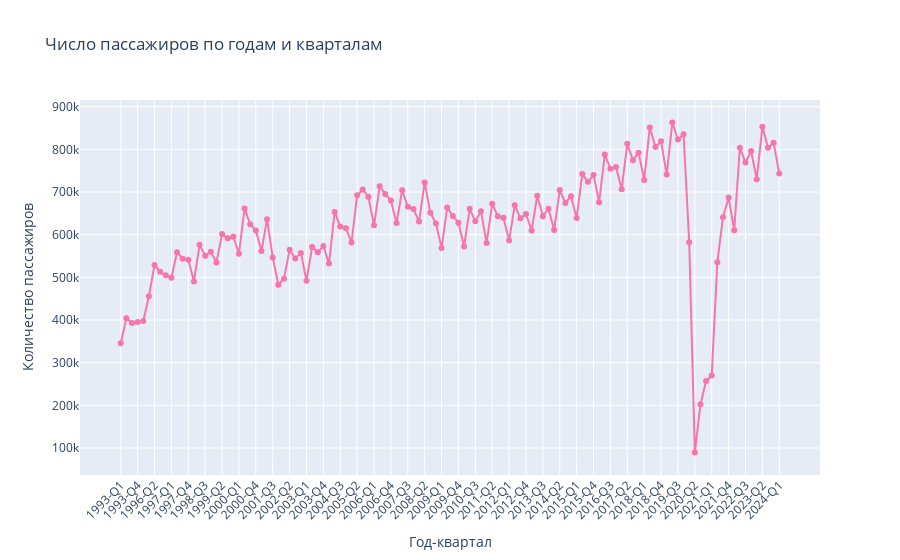

Notebook cell for this chart:
### Markdown cell above
## Тренды пассажиропотока с течением времени 
Строим график изменения числа пассажиров по годам и кварталам (он интерактивный, можно приближать отдельные промежутки времени). 

Из графика можно сделать вывод о том, что общее число пассажиров, пользующихся услугами авиаперевозок, в среднем растет с течением времени. 
Также можно заметить резкое снижение числа пассажиров начиная с первого квартала 2020 года, что может быть связано с эпидемией короновируса.

### Code cell
data_passengers = data.groupby(['Year', 'quarter'])['passengers'].sum().reset_index()
data_passengers['Year + quarter'] = data_passengers['Year'].astype(str) + '-Q' + data_passengers['quarter'].astype(str)
layout = go.Layout(paper_bgcolor=colors[-1])
fig = px.line(data_passengers, 
              x='Year + quarter', 
              y='passengers', 
              markers=True,
              title='Число пассажиров по годам и кварталам',
              labels={'passengers': 'Количество пассажиров', 'Year + quarter': 'Год-квартал'}, color_discrete_sequence=colors[1:]
              )
fig.update_layout(xaxis_tickangle=-45)
f = go.Figure(fig, layout=layout)

f.show()

### Figure 1 — Plotly figure (JSON) as saved in the notebook; plotly's stock layout.template omitted (floating-point values rounded to 4 significant figures)
{"data": [{"hovertemplate": "Год-квартал=%{x}<br>Количество пассажиров=%{y}<extra></extra>", "legendgroup": "", "line": {"color": "#F775A9", "dash": "solid"}, "marker": {"symbol": "circle"}, "mode": "lines+markers", "name": "", "orientation": "v", "showlegend": false, "type": "scatter", "x": ["1993-Q1", "1993-Q2", "1993-Q3", "1993-Q4", "1994-Q1", "1996-Q1", "1996-Q2", "1996-Q3", "1996-Q4", "1997-Q1", "1997-Q2", "1997-Q3", "1997-Q4", "1998-Q1", "1998-Q2", "1998-Q3", "1998-Q4", "1999-Q1", "1999-Q2", "1999-Q3", "1999-Q4", "2000-Q1", "2000-Q2", "2000-Q3", "2000-Q4", "2001-Q1", "2001-Q2", "2001-Q3", "2001-Q4", "2002-Q1", "2002-Q2", "2002-Q3", "2002-Q4", "2003-Q1", "2003-Q2", "2003-Q3", "2003-Q4", "2004-Q1", "2004-Q2", "2004-Q3", "2004-Q4", "2005-Q1", "2005-Q2", "2005-Q3", "2005-Q4", "2006-Q1", "2006-Q2", "2006-Q3", "2006-Q4", "2007-Q1", "2007-Q2", "2007-Q3", "2007-Q4", "2008-Q1", "2008-Q2", "2008-Q3", "2008-Q4", "2009-Q1", "2009-Q2", "2009-Q3", "2009-Q4", "2010-Q1", "2010-Q2", "2010-Q3", "2010-Q4", "2011-Q1", "2011-Q2", "2011-Q3", "2011-Q4", "2012-Q1", "2012-Q2", "2012-Q3", "2012-Q4", "2013-Q1", "2013-Q2", "2013-Q3", "2013-Q4", "2014-Q1", "2014-Q2", "2014-Q3", "2014-Q4", "2015-Q1", "2015-Q2", "2015-Q3", "2015-Q4", "2016-Q1", "2016-Q2", "2016-Q3", "2016-Q4", "2017-Q1", "2017-Q2", "2017-Q3", "2017-Q4", "2018-Q1", "2018-Q2", "2018-Q3", "2018-Q4", "2019-Q1", "2019-Q2", "2019-Q3", "2019-Q4", "2020-Q1", "2020-Q2", "2020-Q3", "2020-Q4", "2021-Q1", "2021-Q2", "2021-Q3", "2021-Q4", "2022-Q1", "2022-Q2", "2022-Q3", "2022-Q4", "2023-Q1", "2023-Q2", "2023-Q3", "2023-Q4", "2024-Q1"], "xaxis": "x", "y": [345741, 403857, 393045, 395495, 397667, 455842, 528950, 513137, 504663, 498839, 558781, 543861, 541227, 490013, 576258, 550397, 560083, 535092, 601315, 591353, 595085, 555358, 661498, 624501, 609809, 561765, 636347, 546756, 482723, 496959, 564522, 544261, 557302, 492001, 571018, 558691, 573362, 532272, 653341, 618994, 615305, 581675, 692469, 706050, 688670, 621950, 713272, 695477, 680125, 627491, 704195, 665330, 660228, 630688, 722550, 651384, 626389, 568509, 663455, 644012, 628018, 572165, 661010, 631199, 654797, 580580, 672376, 643329, 639436, 586100, 669235, 638775, 648408, 609941, 691228, 643500, 660662, 610959, 704676, 674413, 690060, 639320, 742155, 724248, 739815, 676146, 788012, 754549, 758548, 706672, 813003, 774678, 792284, 728181, 851369, 805596, 818804, 740904, 862953, 822988, 835481, 582517, 89454, 202483, 257057, 269987, 535411, 640992, 687012, 610411, 803920, 769086, 795952, 729969, 853154, 803531, 815421, 743480], "yaxis": "y"}], "layout": {"legend": {"tracegroupgap": 0}, "title": {"text": "Число пассажиров по годам и кварталам"}, "xaxis": {"anchor": "y", "domain": [0, 1], "tickangle": -45, "title": {"text": "Год-квартал"}}, "yaxis": {"anchor": "x", "domain": [0, 1], "title": {"text": "Количество пассажиров"}}}}
